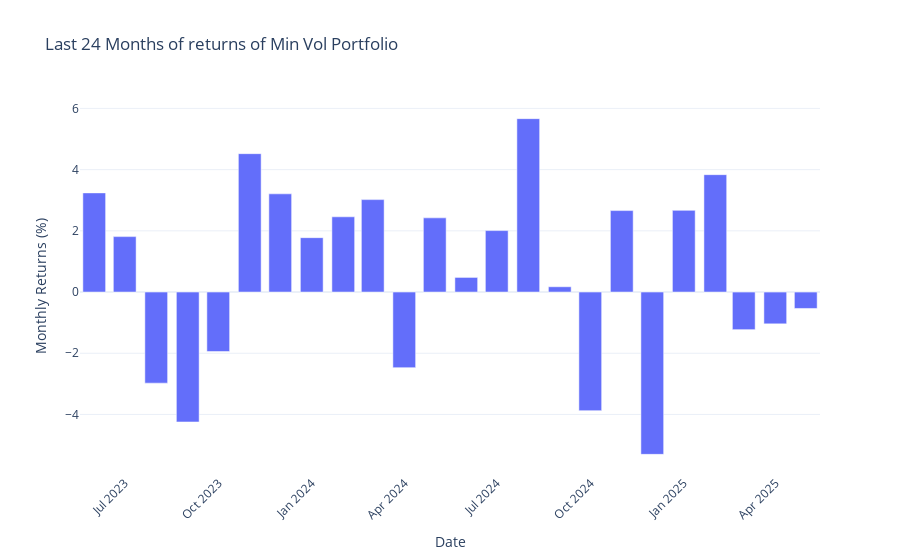

The notebook cell this image was saved under:
### Code cell
plot_monthly_cumulative_returns(monthly_statistics_df = Min_Vol_monthly_statistics,
                                lookback_period = 24,
                                chart_title = "Last 24 Months of returns of Min Vol Portfolio")

### Figure 1 — Plotly figure (JSON) as saved in the notebook; plotly's stock layout.template omitted (floating-point values rounded to 4 significant figures)
{"data": [{"alignmentgroup": "True", "hovertemplate": "Date=%{x}<br>Monthly Returns (%)=%{y}<extra></extra>", "legendgroup": "", "marker": {"color": "#636efa", "pattern": {"shape": ""}}, "name": "", "offsetgroup": "", "orientation": "v", "showlegend": false, "textposition": "auto", "type": "bar", "x": ["2023-06-01T00:00:00", "2023-07-01T00:00:00", "2023-08-01T00:00:00", "2023-09-01T00:00:00", "2023-10-01T00:00:00", "2023-11-01T00:00:00", "2023-12-01T00:00:00", "2024-01-01T00:00:00", "2024-02-01T00:00:00", "2024-03-01T00:00:00", "2024-04-01T00:00:00", "2024-05-01T00:00:00", "2024-06-01T00:00:00", "2024-07-01T00:00:00", "2024-08-01T00:00:00", "2024-09-01T00:00:00", "2024-10-01T00:00:00", "2024-11-01T00:00:00", "2024-12-01T00:00:00", "2025-01-01T00:00:00", "2025-02-01T00:00:00", "2025-03-01T00:00:00", "2025-04-01T00:00:00", "2025-05-01T00:00:00"], "xaxis": "x", "y": [3.239, 1.811, -2.976, -4.244, -1.944, 4.521, 3.209, 1.777, 2.458, 3.02, -2.469, 2.424, 0.4779, 2.008, 5.665, 0.1728, -3.874, 2.661, -5.302, 2.669, 3.835, -1.229, -1.038, -0.536], "yaxis": "y"}], "layout": {"barmode": "relative", "legend": {"tracegroupgap": 0}, "title": {"text": "Last 24 Months of returns of Min Vol Portfolio"}, "xaxis": {"anchor": "y", "domain": [0, 1], "tickangle": -45, "title": {"text": "Date"}}, "yaxis": {"anchor": "x", "domain": [0, 1], "title": {"text": "Monthly Returns (%)"}}}}
